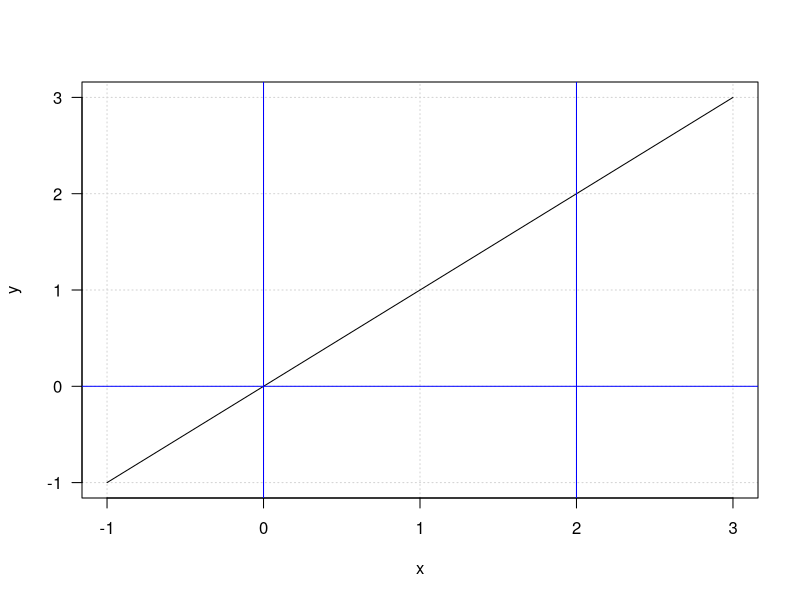

Write the R code that produced this figure.
## ---- chunk 1

x <- seq(-1, 3, 0.1)
y <- x
plot(x,y, type="l", las=1,  panel.first = grid())
abline(v = 0, col="blue")
abline(v = 2, col="blue")
abline(h = 0, col="blue")

